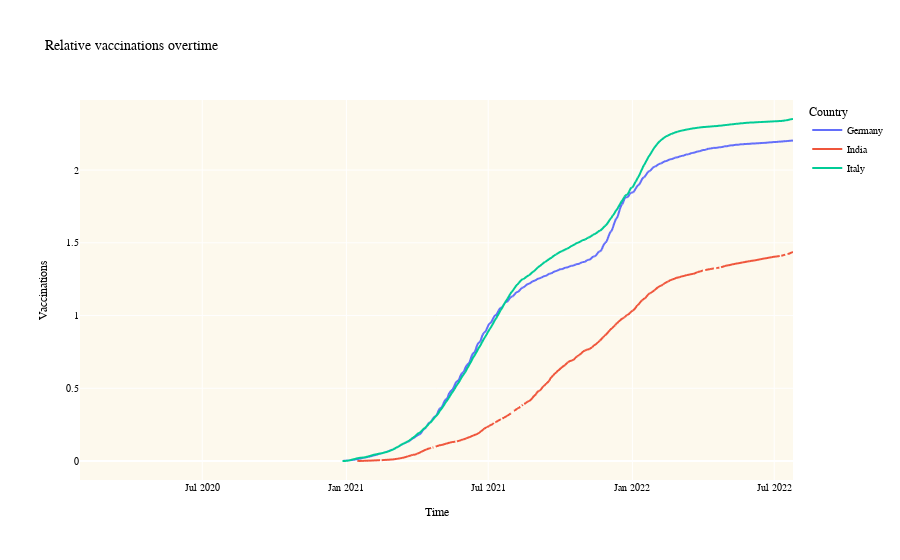

Write notebook code for a chart like this one.
### Code cell
df_my_list['total_normal_vaccinations']=df_my_list['total_vaccinations']/df_my_list['population']
fig=px.line(df_my_list, x="date", y="total_normal_vaccinations", color = "location", title="Covid Vaccinations")
fig.update_layout(
    title="Relative vaccinations overtime",
    xaxis_title="Time",
    yaxis_title="Vaccinations",
    legend_title="Country",
    plot_bgcolor="#fdf9ed",
    font=dict(
        family="verdana",
        size=10,
        color="black"
    )
)
fig.show()
# fig.write_image("Covid_Vaccination.png")

### Figure 1 — Plotly figure (JSON) as saved in the notebook; plotly's stock layout.template omitted (floating-point values rounded to 4 significant figures; data arrays with more than 128 entries replaced by an {"elided": "..."} marker saying what was removed)
{"data": [{"hovertemplate": "location=Germany<br>date=%{x}<br>total_normal_vaccinations=%{y}<extra></extra>", "legendgroup": "Germany", "line": {"color": "#636efa", "dash": "solid"}, "marker": {"symbol": "circle"}, "mode": "lines", "name": "Germany", "showlegend": true, "type": "scattergl", "x": {"elided": "911 str values"}, "xaxis": "x", "y": {"elided": "911 float values"}, "yaxis": "y"}, {"hovertemplate": "location=India<br>date=%{x}<br>total_normal_vaccinations=%{y}<extra></extra>", "legendgroup": "India", "line": {"color": "#EF553B", "dash": "solid"}, "marker": {"symbol": "circle"}, "mode": "lines", "name": "India", "showlegend": true, "type": "scattergl", "x": {"elided": "908 str values"}, "xaxis": "x", "y": {"elided": "908 float values"}, "yaxis": "y"}, {"hovertemplate": "location=Italy<br>date=%{x}<br>total_normal_vaccinations=%{y}<extra></extra>", "legendgroup": "Italy", "line": {"color": "#00cc96", "dash": "solid"}, "marker": {"symbol": "circle"}, "mode": "lines", "name": "Italy", "showlegend": true, "type": "scattergl", "x": {"elided": "907 str values"}, "xaxis": "x", "y": {"elided": "907 float values"}, "yaxis": "y"}], "layout": {"font": {"color": "black", "family": "verdana", "size": 10}, "legend": {"title": {"text": "Country"}, "tracegroupgap": 0}, "plot_bgcolor": "#fdf9ed", "title": {"text": "Relative vaccinations overtime"}, "xaxis": {"anchor": "y", "domain": [0, 1], "title": {"text": "Time"}}, "yaxis": {"anchor": "x", "domain": [0, 1], "title": {"text": "Vaccinations"}}}}
